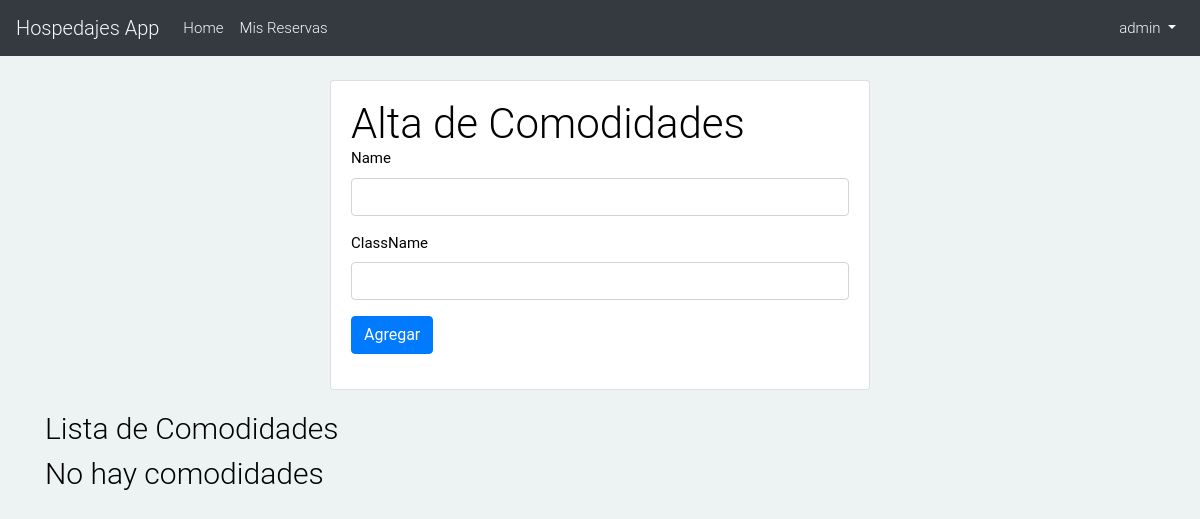
The page /hospedajes/new_comfort/ (signed in) on the database as committed earlier.
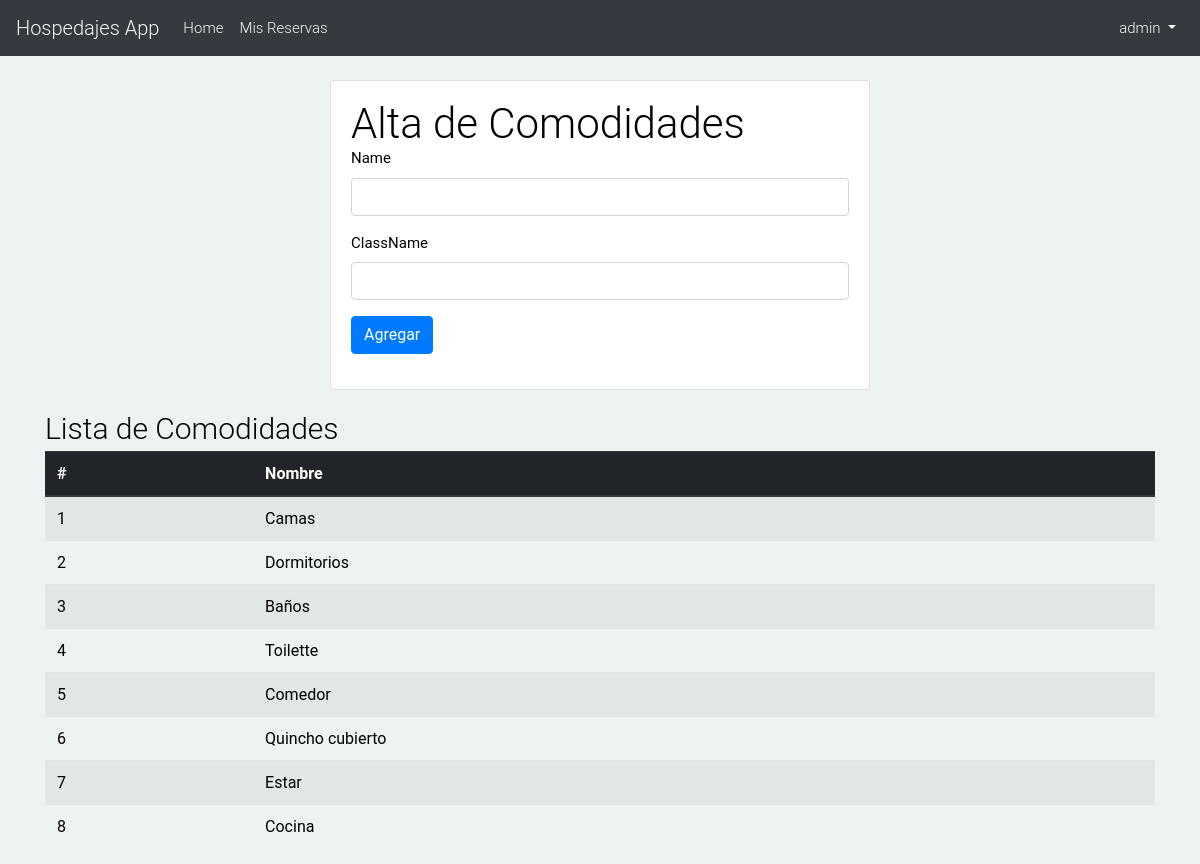
The same page on the database as committed later.
### hospedajes_app/models.py (models this page shows, shortened)
class Comfort(models.Model):
    name = models.CharField(max_length=25, unique=True)
    className = models.CharField(max_length=50, blank=True)
    class Meta:
        verbose_name_plural = 'Comforts'

### hospedajes_app/views.py (the view)
# urls.py: path('new_comfort/', views.comfort_form, name='comfortForm'),
@login_required
@permission_required('hospedajes_app.propertyForm', login_url='login')
def comfort_form(request):
    comforts = Comfort.objects.all()
    if request.method == 'POST':
        form = ComfortForm(request.POST)
        if form.is_valid():
            new_comfort = form.save()
    else:
        form = ComfortForm()
    return render(request, 'hospedajes_app/forms/comfort_form.html', {'comforts': comforts, 'form': form})

### hospedajes_app/forms.py
class ComfortForm(forms.ModelForm):
    class Meta:
        model = Comfort
        fields = ('name', 'className',)

### templates/hospedajes_app/forms/comfort_form.html (shortened to what this page needs)
{% extends 'hospedajes_app/base.html' %}
{% load crispy_forms_tags %}
{% block content %}
    <div class="row justify-content-center">
        <div class="col-6">
          <div class="card">
            <div class="card-body">
              <h2>Alta de Comodidades</h2>
              <form method="post" novalidate>
                {{ form|crispy }}
                <button type="submit" class="btn btn-primary">Agregar</button>
              </form>
            </div>
          </div>
        </div>
    </div>
    <h3 class="mt-3">Lista de Comodidades</h3>
    <table class="table table-striped table-hover table table-responsive-sm">
        {% if comforts %}
        <thead class="thead-dark">
            <tr>
                <th scope="col">#</th>
                <th scope="col">Nombre</th>
            </tr>
        </thead>
        <tbody>
            {% for c in comforts %}
            <tr>
                <td>{{ c.id }}</td>
                <td>{{ c.name }}</td>
            </tr>
            {% endfor %}
            {% else %}
                <h3>No hay comodidades</h3>
            {% endif %}
        </tbody>
    </table>
{% endblock %}

Rows that differ between the two databases and show on the page:
added Comfort: id "1", name "Camas"
added Comfort: id "2", name "Dormitorios"
added Comfort: id "3", name "Baños"
added Comfort: id "4", name "Toilette"
added Comfort: id "5", name "Comedor"
added Comfort: id "6", name "Quincho cubierto"
added Comfort: id "7", name "Estar"
added Comfort: id "8", name "Cocina"
Other text that changed with them:
text no longer shown: "No hay comodidades"
text now shown: "# Nombre"
